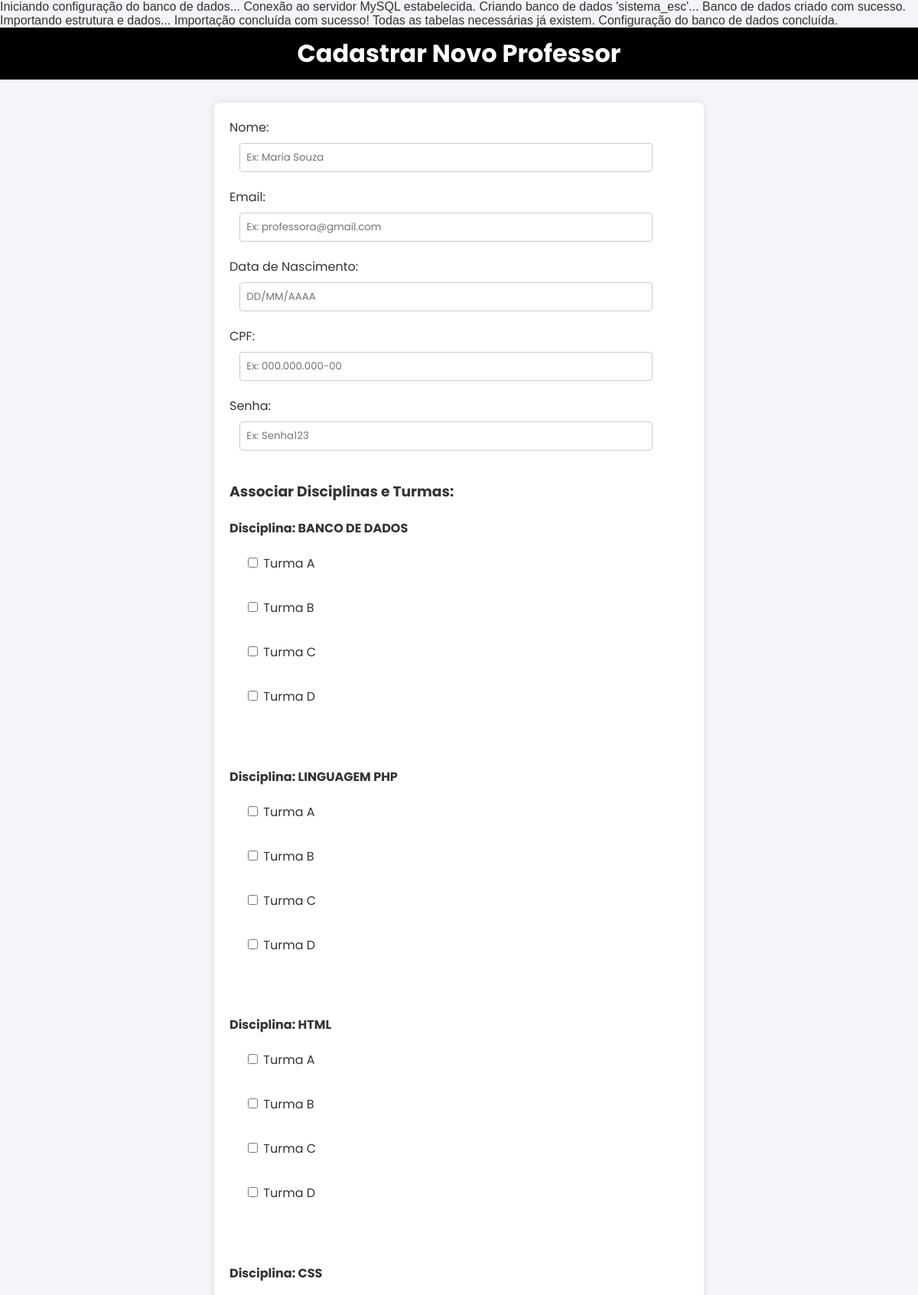
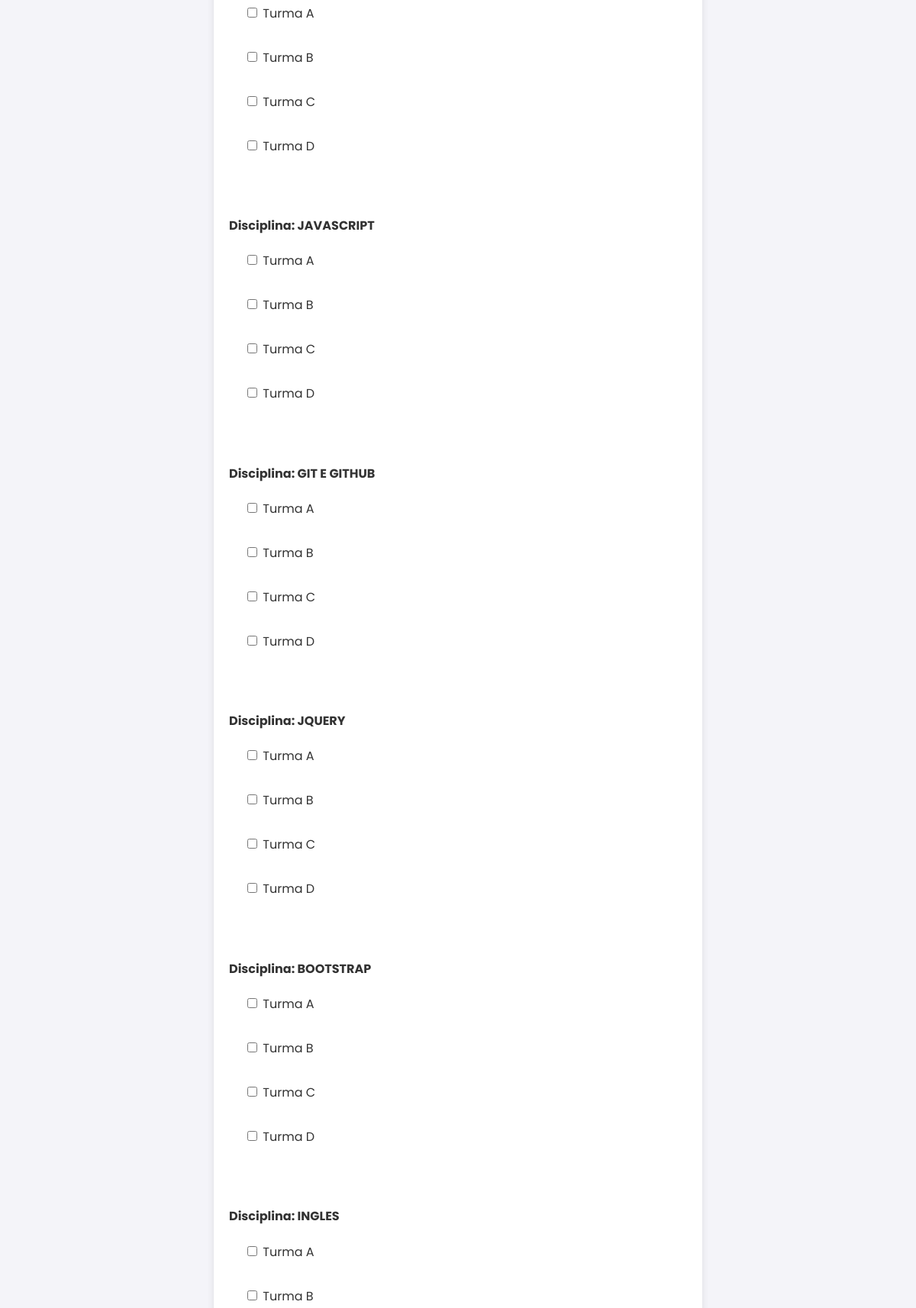
The app's page /tipo_prof.php (upper part) with its own data (2 pictures, top to bottom).
### tables this page shows
CREATE TABLE disciplinas (
  id INT NOT NULL AUTO_INCREMENT,
  nome VARCHAR(30) NOT NULL,
  descricao TEXT,
  imagem VARCHAR(255),
  PRIMARY KEY (id)
  );

CREATE TABLE turmas (
  id INT NOT NULL AUTO_INCREMENT,
  nome VARCHAR(50) NOT NULL,
  PRIMARY KEY (id)
);

### tipo_prof.php (the view, shortened to what this page needs)
<?php
include_once("conexao.php");
$disciplinas_query = mysqli_query($connection, "SELECT id, nome FROM disciplinas");
$disciplinas_array = mysqli_fetch_all($disciplinas_query, MYSQLI_ASSOC);
$turmas_query = mysqli_query($connection, "SELECT id, nome FROM turmas");
$turmas_array = mysqli_fetch_all($turmas_query, MYSQLI_ASSOC);
?>
<!DOCTYPE html>
<html lang="pt-br">
<head>
    <link rel="stylesheet" href="Style/cad.css">
</head>
<body>
<h1>Cadastrar Novo Professor</h1>
<form action="tipo_prof.php" method="post">
    <label for="nome">Nome:</label>
    <input placeholder="Ex: Maria Souza" class="inputCad" type="text" id="nome" name="nome" required>
    <label for="email">Email:</label>
    <input placeholder="Ex: professora@gmail.com" class="inputCad" type="text" id="email" name="email" required>
    <label for="data">Data de Nascimento:</label>
    <input type="text" id="data_nascimento" class="inputCad" name="data_nascimento" placeholder="DD/MM/AAAA" pattern="\d{2}\/\d{2}\/\d{4}" required>
    <label for="cpf">CPF:</label>
    <input placeholder="Ex: 000.000.000-00" class="inputCad" type="text" id="cpf" name="cpf" pattern="\d{3}\.\d{3}\.\d{3}-\d{2}" required>
    <label for="senha">Senha:</label>
    <input placeholder="Ex: Senha123" class="inputCad" type="password" id="senha" name="senha" required>
    <h3>Associar Disciplinas e Turmas:</h3>
<?php
foreach ($disciplinas_array as $disc) {
    echo "<h4>Disciplina: {$disc['nome']}</h4>";
    foreach ($turmas_array as $turma) {
        $valor = "{$disc['id']}-{$turma['id']}";
        echo "<label style='margin-left:20px;'><input type='checkbox' name='disciplinas_turmas[]' value='$valor'> {$turma['nome']}</label><br>";
    }
    echo "<br>";
}
?>
</form>
</body>
</html>

### Style/cad.css (style rules this page uses)
* { font-family: "poppins", sans-serif; }
body { font-family: Arial, sans-serif; background-color: #f4f4f9; color: #333; margin: 0; padding: 0; }
h1 { background-color: rgb(0, 0, 0); color: white; padding: 10px; text-align: center; margin: 0; }
form { display: block; justify-content: center; align-items: center; max-width: 600px; margin: 30px auto; padding: 20px; background-color: white; border-radius: 8px; box-shadow: 0 0 10px rgba(0, 0, 0, 0.1); }
label { display: block; margin-bottom: 8px; }
input[type="text"], input[type="email"], input[type="number"], input[type="password"] { width: 90%; padding: 8px; margin-bottom: 20px; border-radius: 4px; margin-left: 1em; border: 1px solid #ccc; }

### records on screen
disciplinas: nome "BANCO DE DADOS"
turmas: nome "Turma A"
turmas: nome "Turma B"
turmas: nome "Turma C"
turmas: nome "Turma D"
disciplinas: nome "LINGUAGEM PHP"
disciplinas: nome "HTML"
disciplinas: nome "CSS"
disciplinas: nome "JAVASCRIPT"
disciplinas: nome "GIT E GITHUB"
disciplinas: nome "JQUERY"
disciplinas: nome "BOOTSTRAP"
disciplinas: nome "INGLES"

### other values on screen
$database "sistema_esc"
